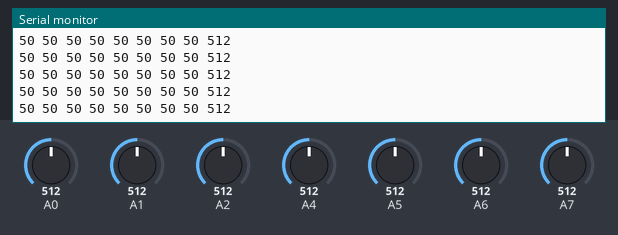
Bench run of a sketch on a simulated Arduino Uno, built with avr-gcc and run on an emulated ATmega328P. Shown: the last lines printed to the serial monitor. The inputs (shaded band) are chosen by the test bench; at power-on: A0 = 512, A1 = 512, A2 = 512, A4 = 512, A5 = 512, A6 = 512, A7 = 512.

Above: at 1.2 s.
1.3 s: A0 set to 111
At 1.34 s:
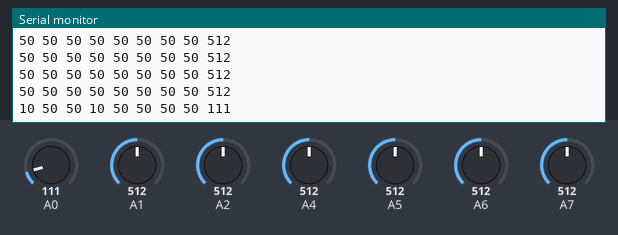
2.8 s: A0 set to 97
At 2.87 s:
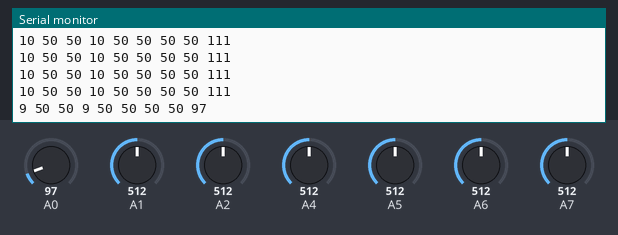
5.8 s: A1 set to 108
At 5.84 s:
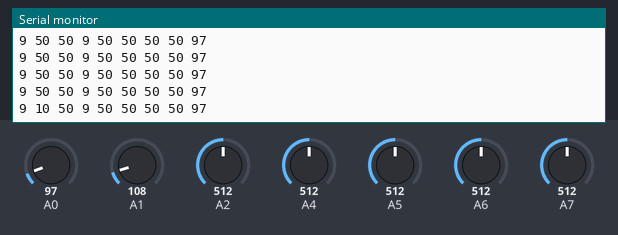
8.8 s: A1 set to 98
At 8.8 s:
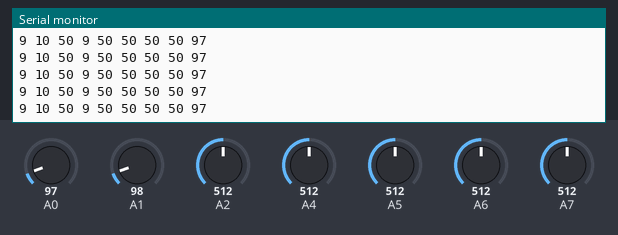
10.3 s: A2 set to 109
At 10.33 s:
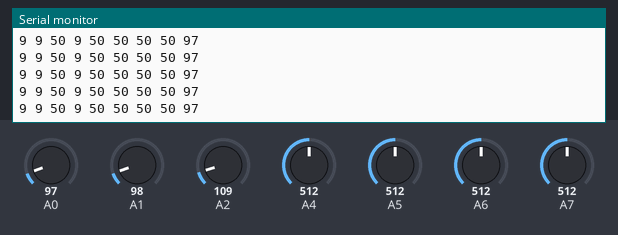
13.3 s: A2 set to 95
At 13.3 s:
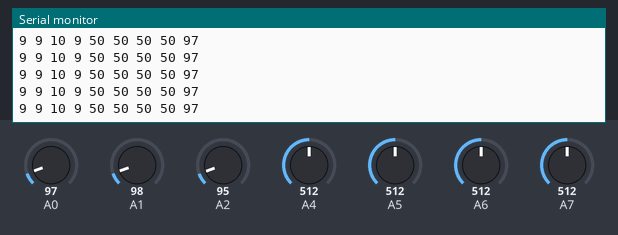
Timing chart, 0 to 15.8 s (numbered marks = the images above; inputs shaded):
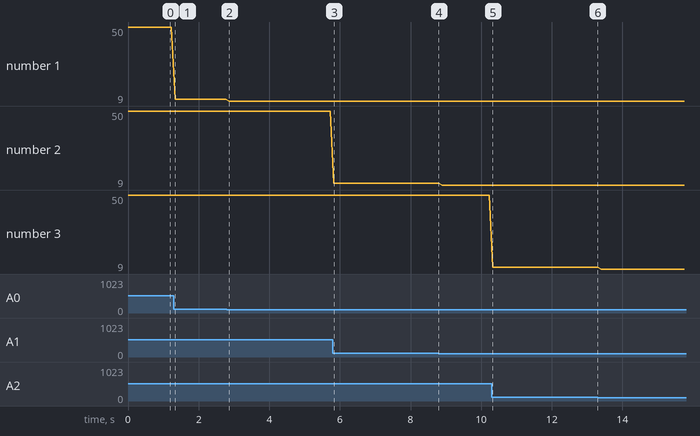

The sketch:

IR_near_test.ino
```cpp
#define NEAR_IR_NUM  8

int near_ir_pin[NEAR_IR_NUM] = {0, 1, 2, 8, 4, 5, 6, 7};

void setup() {
  Serial.begin(9600);
}

void loop(){
  for(int i=0; i<NEAR_IR_NUM; ++i) {
    unsigned long val = analogRead(near_ir_pin[i]);
    val = val * 100 /1023 ;
    Serial.print(val); Serial.print(" ");
  }
  unsigned long tmp = analogRead(8);
  Serial.println(tmp);
  delay(100);
}
```

Measured:
- after the input at 1.3 s, the serial monitor: prints a new line at once (image 1)
- after the input at 2.8 s, the serial monitor: prints a new line after 0.07 s (image 2)
- after the input at 5.8 s, the serial monitor: prints a new line at once (image 3)
- plotted number 1: 50 → 10 after the input at 1.3 s, 10 → 9 after the input at 2.8 s
- plotted number 2: 50 → 10 after the input at 5.8 s
